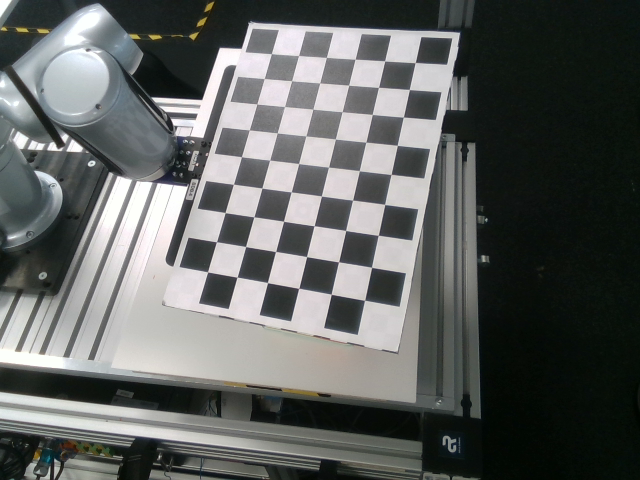
#> input picture handeye_img_pose/img/img1.png, 640 x 480 px; its folder holds 3 pictures in this run
$ python run_calibration.py
#> lines starting #> are read from the running program, lines starting #| are printed output that depends on the picture; after the words box and inside, x2 and y2 are one past the last pixel; in counts of white or black regions, pixels touching at a corner belong together; long printed decimals are rounded
### Intrinsic_calibration.py
import numpy as np
import cv2 as cv
import glob
import os
import re

class IntrinsicCalibration:
    def __init__(self, save_dir, img_dir, chessboardSize, frameSize, size_of_chessboard_squares_m):
        self.save_dir = save_dir
        # images
        self.images = sorted(glob.glob(os.path.join(img_dir, '*.png')),
                             key=lambda x: int(re.search(r'\d+', os.path.basename(x)).group()))

        # chessboardSize and camera parameters
        self.chessboardSize = chessboardSize
        self.frameSize = frameSize
        self.size_of_chessboard_squares_m = size_of_chessboard_squares_m

        # intrinsic parameters
        self.cameraMatrix = None
        self.dist = None

        # termination criteria
        self.criteria = (cv.TERM_CRITERIA_EPS + cv.TERM_CRITERIA_MAX_ITER, 30, 0.001)

    def calibrate(self):
        # prepare object points, like (0,0,0), (1,0,0), (2,0,0) ....,(6,5,0)
        objp = np.zeros((self.chessboardSize[0] * self.chessboardSize[1], 3), np.float32)
        objp[:,:2] = np.mgrid[0:self.chessboardSize[0],0:self.chessboardSize[1]].T.reshape(-1,2)
        objp = objp * self.size_of_chessboard_squares_m

        # Arrays to store object points and image points from all the images.
        objpoints = [] # 3d point in real world space
        imgpoints = [] # 2d points in image plane.
        print(self.images)
        # calculate corners
        for image in self.images:
            img = cv.imread(image)
#> img is the input picture: shape (480, 640, 3); mean B, G, R 95.3, 97.2, 94.4
            gray = cv.cvtColor(img, cv.COLOR_BGR2GRAY)
            # Find the chess board corners
            ret, corners = cv.findChessboardCorners(gray, self.chessboardSize, None)
#> ret = True; corners = 54 rows, first 8: [271.2, 53.66], [298.5, 55.44], [326.3, 57.41], [355.3, 59.07], [384.8, 60.78], [415.4, 62.43], [264.2, 78.62], [291.7, 80.55]
            # If found, add object points, image points (after refining them)
            if ret == True:
                objpoints.append(objp)
                corners2 = cv.cornerSubPix(gray, corners, (11,11), (-1,-1), self.criteria)
#> corners2 = 54 rows, first 8: [271.3, 53.67], [298.5, 55.54], [326.4, 57.42], [355.1, 59.14], [384.6, 60.87], [415.3, 62.5], [264.2, 78.57], [291.5, 80.76]
                imgpoints.append(corners)
                # Draw and display the corners
                cv.drawChessboardCorners(img, self.chessboardSize, corners2, ret)
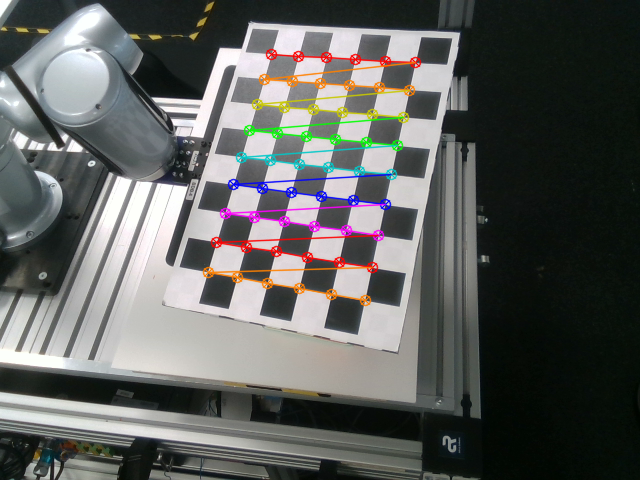
#> img: shape (480, 640, 3); 3.88% of pixels changed, all inside (x1, y1, x2, y2) = (202, 48, 422, 307)
                cv.imshow('img', img)
                cv.waitKey(1)

                # uncomment to check the chessboard corners by pressing 's'
                # k = cv.waitKey(0) & 0xFF
                # if k == ord('s'):
                #     continue
            else:
                print('no chessboard corners found:'+image)
                continue
#> pass 2 of the loop in calibrate, `for image in self.images:`:
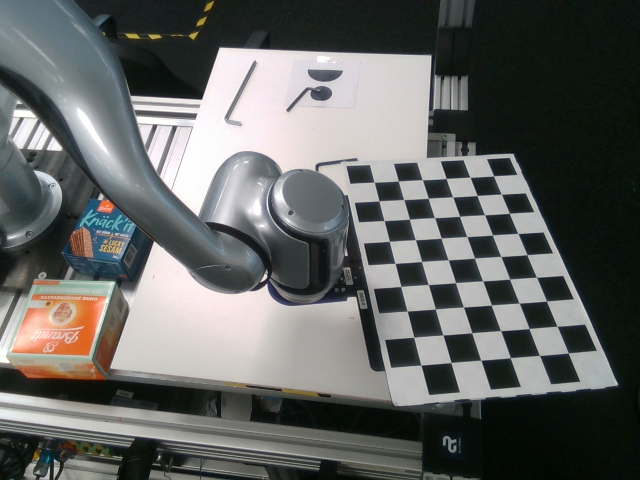
#> input picture handeye_img_pose/img/img10.png, 640 x 480 px
#> in calibrate, img is the input picture: shape (480, 640, 3); mean B, G, R 98.4, 100.3, 98.7
#> in calibrate, `gray = cv.cvtColor(img, cv.COLOR_BGR2GRAY)`:
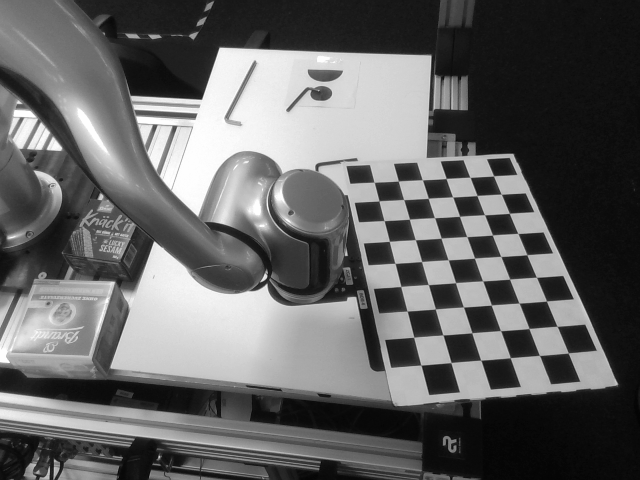
#> gray: shape (480, 640); min 4, max 255, mean 99.5
#> in calibrate, `ret, corners = cv.findChessboardCorners(gray, self.chessboardSize, None)`: corners = 54 rows, first 8: [374.2, 182.2], [398.4, 181], [422.4, 179.9], [446.2, 178.4], [470.2, 177.4], [493.6, 175.8], [379, 200.9], [403.7, 199.6]
#> in calibrate, `corners2 = cv.cornerSubPix(gray, corners, (11,11), (-1,-1), self.crite..`: corners2 = 54 rows, first 8: [374.2, 182.2], [398.4, 180.9], [422.4, 179.7], [446.2, 178.5], [470, 177.3], [493.6, 175.8], [379, 200.8], [403.7, 199.6]
#> in calibrate, `cv.drawChessboardCorners(img, self.chessboardSize, corners2, ret)`:
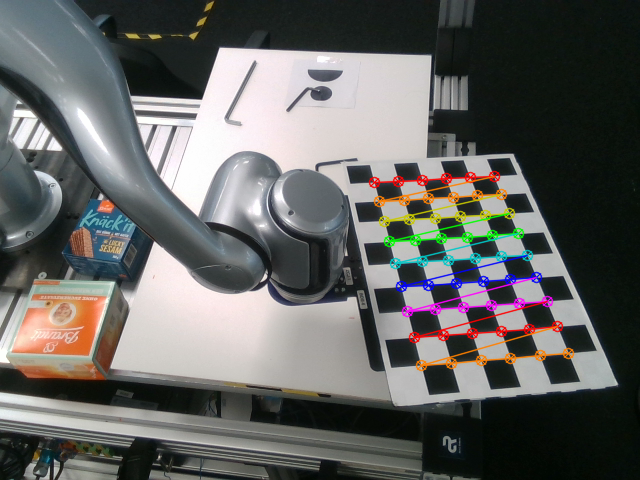
#> img: shape (480, 640, 3); 3.45% of pixels changed, all inside (x1, y1, x2, y2) = (368, 170, 575, 372)
#> pass 3 of the loop in calibrate, `for image in self.images:`:
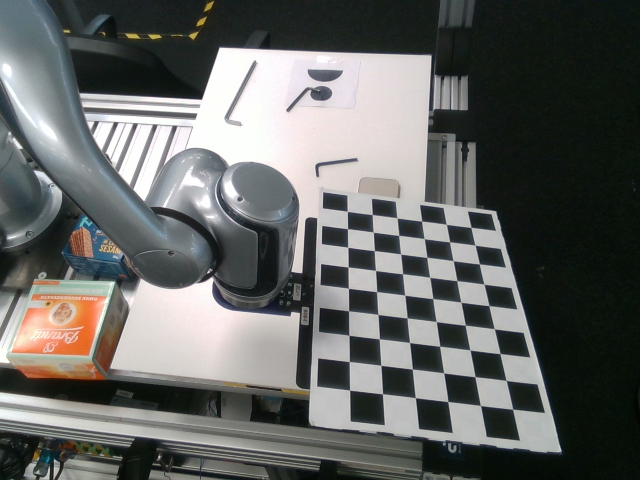
#> input picture handeye_img_pose/img/img11.png, 640 x 480 px
#> in calibrate, img is the input picture: shape (480, 640, 3); mean B, G, R 99.2, 101.3, 99.7
#> in calibrate, `gray = cv.cvtColor(img, cv.COLOR_BGR2GRAY)`:
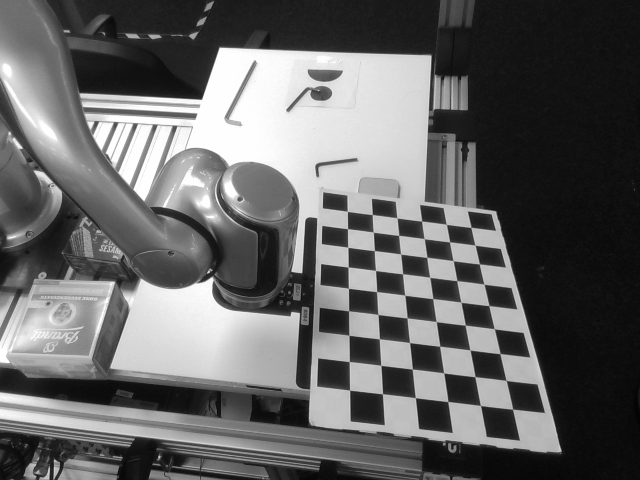
#> gray: shape (480, 640); min 3, max 255, mean 100.5
#> in calibrate, `ret, corners = cv.findChessboardCorners(gray, self.chessboardSize, None)`: corners = 54 rows, first 8: [347.3, 211.3], [372.3, 214.5], [397.1, 218], [421.7, 221.1], [446.3, 224.3], [470.9, 227.4], [347.5, 228.7], [373.3, 232.2]
#> in calibrate, `corners2 = cv.cornerSubPix(gray, corners, (11,11), (-1,-1), self.crite..`: corners2 = 54 rows, first 8: [347.3, 211.3], [372.3, 214.5], [397, 217.8], [421.6, 221.1], [446.3, 224.3], [471, 227.4], [347.5, 228.7], [373.3, 232.1]
#> in calibrate, `cv.drawChessboardCorners(img, self.chessboardSize, corners2, ret)`:
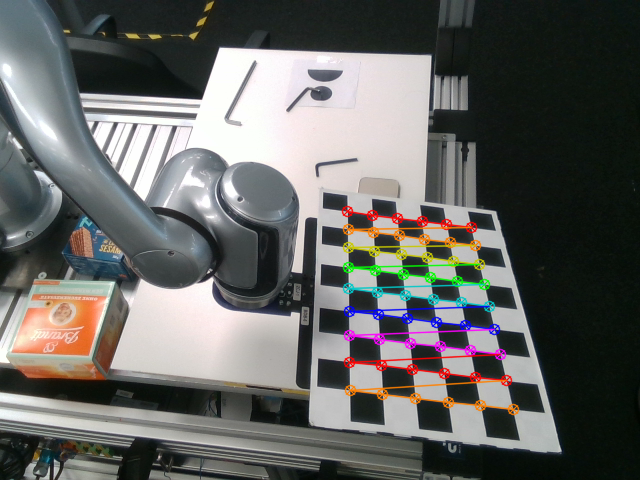
#> img: shape (480, 640, 3); 3.59% of pixels changed, all inside (x1, y1, x2, y2) = (341, 205, 520, 416)
        cv.destroyAllWindows()

        # calibration
        ret, self.cameraMatrix, self.dist, rvecs, tvecs = cv.calibrateCamera(objpoints, imgpoints, gray.shape[::-1], None, None)
#> ret = 0.08; self.cameraMatrix = [[612.6, 0, 306.2], [0, 610.2, 225.7], [0, 0, 1]]; self.dist = [[0.0531, 0.342, 0.00125, -0.00122, -1.55]]; rvecs = ([-0.331, 0.275, 0.193], [-0.664, -0.0941, -0.096], [-0.807, -0.113, 0.0941]); tvecs = ([-0.0483, -0.24, 0.854], [0.11, -0.0705, 0.99], [0.0652, -0.0228, 0.969])

        print('-----intrinsic Matrix----')
        print(self.cameraMatrix)
#| [[612.598   0.         306.185]
#|  [  0.         610.217 225.683]
#|  [  0.           0.           1.        ]]

        # Save the camera calibration result for later use
        # np.save("camera_1/rvecs.npy", np.array(rvecs))
        # np.save("camera_1/tvecs.npy", np.array(tvecs))
        np.save(self.save_dir+"/camera_intrinsic/cameraMatrix.npy", np.array(self.cameraMatrix))
        np.save(self.save_dir+"/camera_intrinsic/dist.npy", np.array(self.dist))

        print('-----intrinsic Matrix saved----')

    # [35 lines left out: functions draw_axis, draw_pose, not called in this run]

### handeye_calibration.py
import numpy as np
import cv2 as cv
import glob
import os
import re


class HandEyeCalibration:
    def __init__(self, save_dir, img_dir, posefile, eye_to_hand, chessboardSize, frameSize, size_of_chessboard_squares_m):
#> called with save_dir = 'handeye_img_pose', img_dir = 'handeye_img_pose/img', posefile = 'handeye_img_pose/pose.npy', eye_to_hand = True, chessboardSize = (6, 9), frameSize = (480, 640), size_of_chessboard_squares_m = 0.04
        self.save_dir = save_dir
        # images
        self.img_dir = img_dir
        self.images = sorted(glob.glob(os.path.join(img_dir, '*.png')),
                             key=lambda x: int(re.search(r'\d+', os.path.basename(x)).group()))
        # chessboardSize and camera parameters
        self.chessboardSize = chessboardSize
        self.frameSize = frameSize
        self.size_of_chessboard_squares_m = size_of_chessboard_squares_m

        # intrinsic parameters and robot poses
        self.gripper2base = np.load(posefile)
#> (reads handeye_img_pose/pose.npy from the repository)
        self.cameraMatrix = np.load(self.save_dir+"/camera_intrinsic/cameraMatrix.npy")
        self.dist = np.load(self.save_dir+"/camera_intrinsic/dist.npy")

        # eye to hand or eye in hand
        self.eye_to_hand = eye_to_hand

        # termination criteria
        self.criteria = (cv.TERM_CRITERIA_EPS + cv.TERM_CRITERIA_MAX_ITER, 30, 0.001)

        # translation and rotation vectors
        # target2cam
        self.R_tar2cam = []
        self.t_tar2cam = []

        # gripper2base
        self.R_gripper2base = []
        self.t_gripper2base = []
        self.gripper2base_matrix = []

    def get_target2cam(self):
        # prepare object points, like (0,0,0), (1,0,0), (2,0,0) ....,(6,5,0)
        objp = np.zeros((self.chessboardSize[0] * self.chessboardSize[1], 3), np.float32)
        objp[:,:2] = np.mgrid[0:self.chessboardSize[0],0:self.chessboardSize[1]].T.reshape(-1,2)
        objp = objp * self.size_of_chessboard_squares_m

        for image in self.images:
            img = cv.imread(image)
            gray = cv.cvtColor(img,cv.COLOR_BGR2GRAY)
            ret, corners = cv.findChessboardCorners(gray, self.chessboardSize, None)
#> ret = True; corners = 54 rows, first 8: [271.2, 53.66], [298.5, 55.44], [326.3, 57.41], [355.3, 59.07], [384.8, 60.78], [415.4, 62.43], [264.2, 78.62], [291.7, 80.55]
            if ret == True:
                corners2 = cv.cornerSubPix(gray,corners,(11,11),(-1,-1), self.criteria)
#> corners2 = 54 rows, first 8: [271.3, 53.67], [298.5, 55.54], [326.4, 57.42], [355.1, 59.14], [384.6, 60.87], [415.3, 62.5], [264.2, 78.57], [291.5, 80.76]
                # Find the rotation and translation vectors.
                # rvecs [rx, ry, rz] in rad, tvecs [x, y, z] in m(defined by size_of_chessboard_squares_m)
                ret, rvecs, tvecs = cv.solvePnP(objp, corners2, self.cameraMatrix, self.dist)
#> rvecs = [-0.331, 0.275, 0.193]; tvecs = [-0.0483, -0.24, 0.854]
                # target2cam
                self.R_tar2cam.append(cv.Rodrigues(rvecs)[0])
                self.t_tar2cam.append(tvecs)
            else:
                print('no chessboard corners found:'+image)
                continue
#> pass 2 of the loop in get_target2cam, `for image in self.images:`:
#> in get_target2cam, `ret, corners = cv.findChessboardCorners(gray, self.chessboardSize, None)`: corners = 54 rows, first 8: [374.2, 182.2], [398.4, 181], [422.4, 179.9], [446.2, 178.4], [470.2, 177.4], [493.6, 175.8], [379, 200.9], [403.7, 199.6]
#> in get_target2cam, `corners2 = cv.cornerSubPix(gray,corners,(11,11),(-1,-1), self.criteria)`: corners2 = 54 rows, first 8: [374.2, 182.2], [398.4, 180.9], [422.4, 179.7], [446.2, 178.5], [470, 177.3], [493.6, 175.8], [379, 200.8], [403.7, 199.6]
#> in get_target2cam, `ret, rvecs, tvecs = cv.solvePnP(objp, corners2, self.cameraMatrix, sel..`: rvecs = [-0.664, -0.0941, -0.096]; tvecs = [0.11, -0.0705, 0.99]
#> pass 3 of the loop in get_target2cam, `for image in self.images:`:
#> in get_target2cam, `ret, corners = cv.findChessboardCorners(gray, self.chessboardSize, None)`: corners = 54 rows, first 8: [347.3, 211.3], [372.3, 214.5], [397.1, 218], [421.7, 221.1], [446.3, 224.3], [470.9, 227.4], [347.5, 228.7], [373.3, 232.2]
#> in get_target2cam, `corners2 = cv.cornerSubPix(gray,corners,(11,11),(-1,-1), self.criteria)`: corners2 = 54 rows, first 8: [347.3, 211.3], [372.3, 214.5], [397, 217.8], [421.6, 221.1], [446.3, 224.3], [471, 227.4], [347.5, 228.7], [373.3, 232.1]
#> in get_target2cam, `ret, rvecs, tvecs = cv.solvePnP(objp, corners2, self.cameraMatrix, sel..`: rvecs = [-0.807, -0.113, 0.0941]; tvecs = [0.0652, -0.0228, 0.969]

    def get_gripper2base(self):
        # convert 6D pose to 4x4 matrix
        # pose [x,y,z,rx,ry,rz] in m and rad
        for pose in self.gripper2base:
            #pose to homo
            R, _ = cv.Rodrigues(pose[3:])
            H_matrix = np.zeros((4, 4))
            H_matrix[:3, :3] = R
            H_matrix[:3, 3] = pose[:3]
            H_matrix[3, 3] = 1.0

            if self.eye_to_hand:
                # inverse to base2gripper https://docs.opencv.org/4.5.4/d9/d0c/group__calib3d.html#gaebfc1c9f7434196a374c382abf43439b
                H_matrix = np.linalg.inv(H_matrix)

            r = H_matrix[:3, :3]
            t = H_matrix[:3, 3]

            self.R_gripper2base.append(r)
            self.t_gripper2base.append(t)
            self.gripper2base_matrix.append(H_matrix)

    def handeye_calibrate(self):
        # return cam2base if eye to hand
        # return cam2gripper if eye in hand
#> (the run stopped early here; a loop or call above may not have finished)
